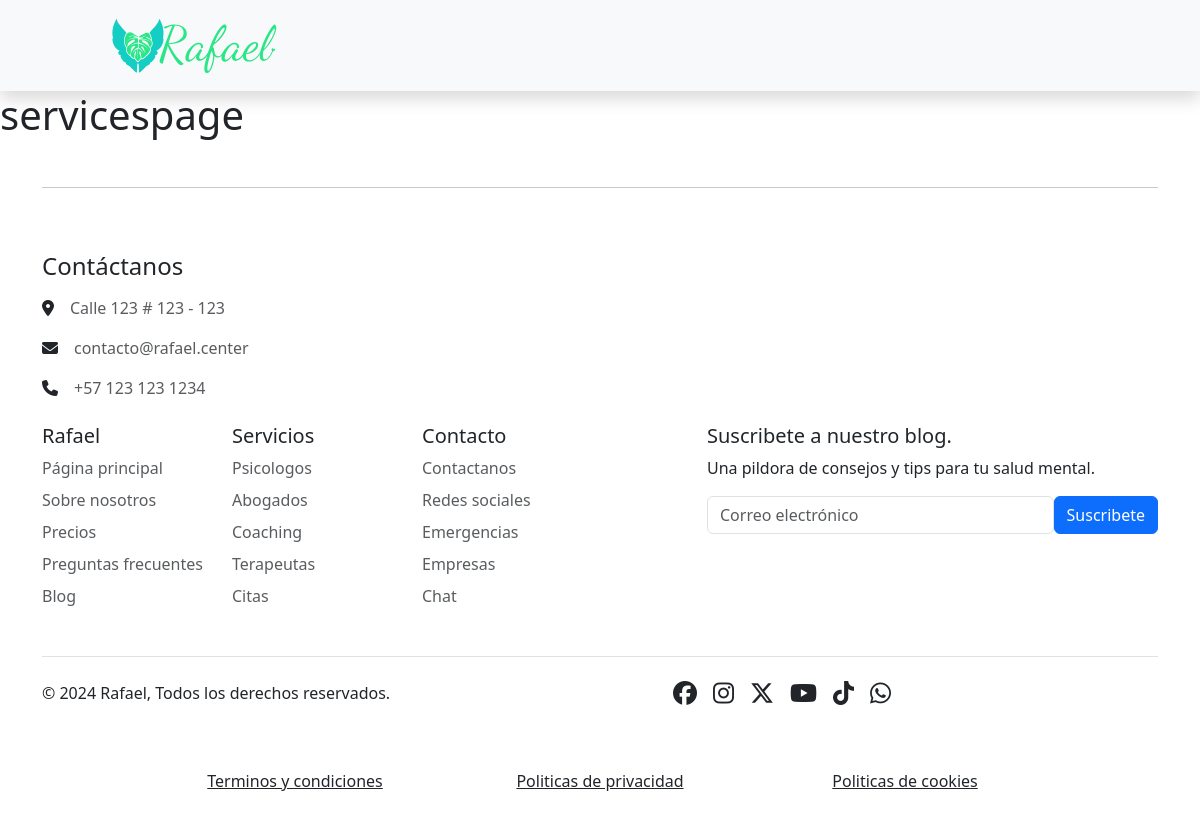
/services/, run on an earlier commit of the app's database.
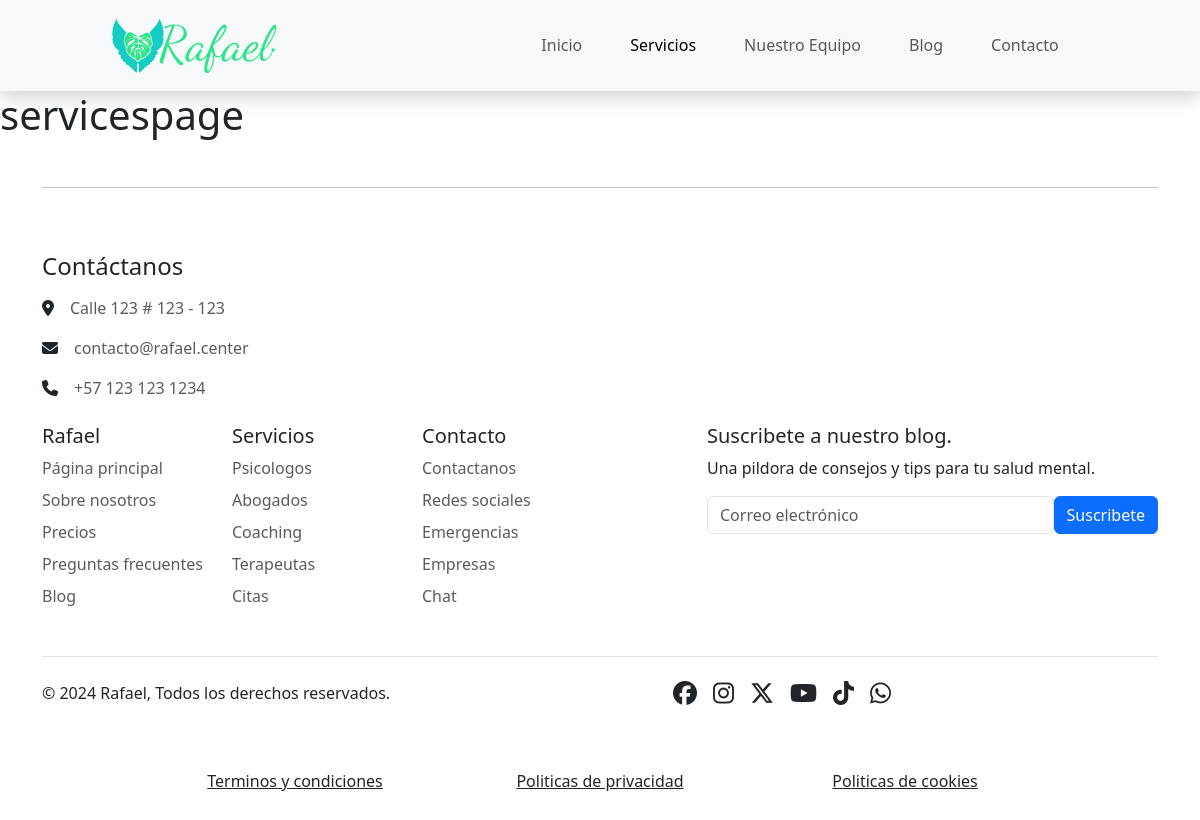
And on a later commit of the database.
### home/models.py (models this page shows, shortened)
class NavBar(models.Model):
    name = models.CharField(max_length=15)
    link = models.CharField(max_length=10)
    order = models.IntegerField()
    class Meta:
        verbose_name_plural = "navbars"

### home/views.py (the view)
# urls.py: path('', views.index, name='home'),
def index(request):
    navbar = NavBar.objects.all().order_by("order")
    navbartoggles = NavBarToggle.objects.all().order_by("order")
    context = {
        "navbar": navbar,
        "navbartoggles": navbartoggles,
    }
    return render(request, "base.html", context)

### home/templates/base.html (shortened to what this page needs)
{% load static %}
<!DOCTYPE html>
<html lang="es">
<head>
  <link rel="stylesheet" href="{% static 'css/bootstrap/dist/css/bootstrap.min.css' %}">
    <link rel="stylesheet" href="{% static 'css/styles.css' %}">
</head>
<body>
  {% include 'home/nav.html' %}
  {% if request.path == '/' or request.path == '/home/' %}
  {% include 'home/homepage.html' %}
  {% elif request.path == '/services/' %}
  {% include 'home/servicespage.html' %}
  {% elif request.path == '/team/' %}
  {% include 'home/teampage.html' %}
  {% elif request.path == '/blog/' %}
  {% include 'blog/blog_index.html' %}
  {% elif request.path == '/contact/' %}
  {% include 'home/contactpage.html' %}
  {% endif %}
</body>
{% include 'home/footer.html' %}
</html>

### home/templates/home/nav.html (shortened to what this page needs)
{% load static %}
<nav class="navbar navbar-expand-lg navbar-light bg-light shadow sticky-top">
  <div class="container-fluid justify-content-center">
    <a class="navbar-brand " href="/">
      <img src="{% static 'img/logo.svg' %}" alt="Logo" width="175">
    </a>
  </div>
  <div class="collapse navbar-collapse justify-content-center col-8" id="navbarNavAltMarkup">
    <div class="navbar-nav">
    {% for item in navbar %}
    <a class="nav-link align-middle text-center mx-3 {% if item.link in request.path or request.path == '/' and item.link == 'home' %}active{% endif %}"
    aria-current="page"
    href="{% if item.link == 'home' %}/{% else %}{% url item.link %}{% endif %}">{{ item.name }}</a>
    {% endfor %}
    </div>
  </div>
</nav>

What changed in the data, as far as the page shows it:
added NavBar: name "Inicio"
added NavBar: name "Servicios", link "services" (drawn)
added NavBar: name "Nuestro Equipo"
added NavBar: name "Blog"
added NavBar: name "Contacto"
